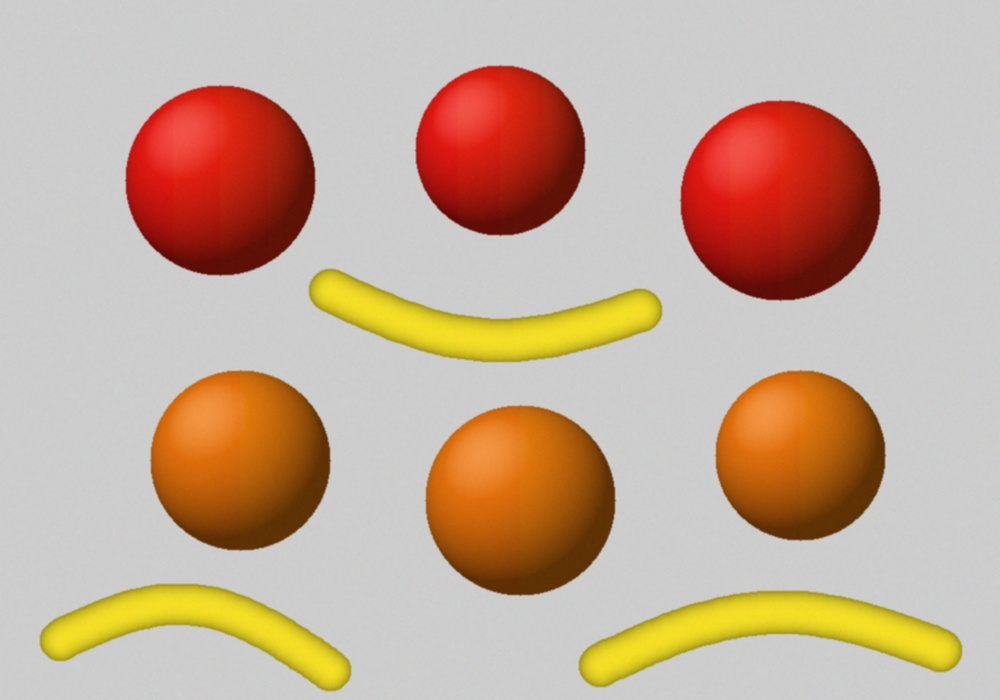
#> input picture practice_4/input/fruits.jpg, 1000 x 700 px
$ python main.py
#> lines starting #> are read from the running program, lines starting #| are printed output that depends on the picture; after the words box and inside, x2 and y2 are one past the last pixel; in counts of white or black regions, pixels touching at a corner belong together
import sys
from pathlib import Path

BASE = Path(__file__).resolve().parent
(BASE / 'output').mkdir(exist_ok=True)


class Tee:
    def __init__(self, *streams):
        self.streams = streams

    def write(self, data):
#> called with data = '=== Шаг 1. Загрузка изображения ==='
        for stream in self.streams:
            stream.write(data)
            stream.flush()

    def flush(self):
        for stream in self.streams:
            stream.flush()


sys.stdout = Tee(sys.stdout, open(BASE / 'output' / 'console.txt', 'w', encoding='utf-8'))

import cv2
import numpy as np
import matplotlib
matplotlib.use('Agg')
import matplotlib.pyplot as plt

print('=== Шаг 1. Загрузка изображения ===')
bgr = cv2.imread(str(BASE / 'input' / 'fruits.jpg'))
#> bgr is the input picture: shape (700, 1000, 3); mean B, G, R 150.4, 171.2, 198.2
rgb = cv2.cvtColor(bgr, cv2.COLOR_BGR2RGB)
print('Размер изображения (высота, ширина, каналы):', bgr.shape)
print('Тип данных:', bgr.dtype)

print('\n=== Шаг 2. Преобразование RGB -> HSV ===')
hsv = cv2.cvtColor(bgr, cv2.COLOR_BGR2HSV)
#> hsv: shape (700, 1000, 3); mean H, S, V 25.1, 67.6, 198.5
for i, name in enumerate(('H (оттенок)', 'S (насыщенность)', 'V (яркость)')):
    ch = hsv[:, :, i]
    print(f'{name}: min={ch.min()}, max={ch.max()}, среднее={ch.mean():.1f}')
#> this loop made 3 passes
#> pass 1, `ch = hsv[:, :, i]`:
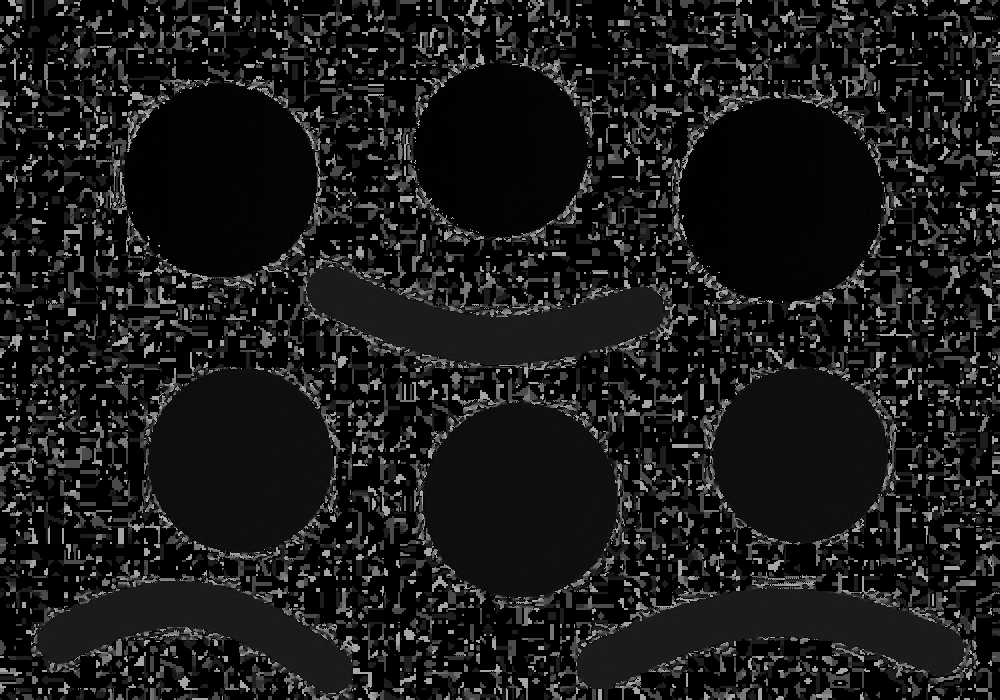
#> ch: shape (700, 1000); min 0, max 179, mean 25.1
#> pass 2, `ch = hsv[:, :, i]`:
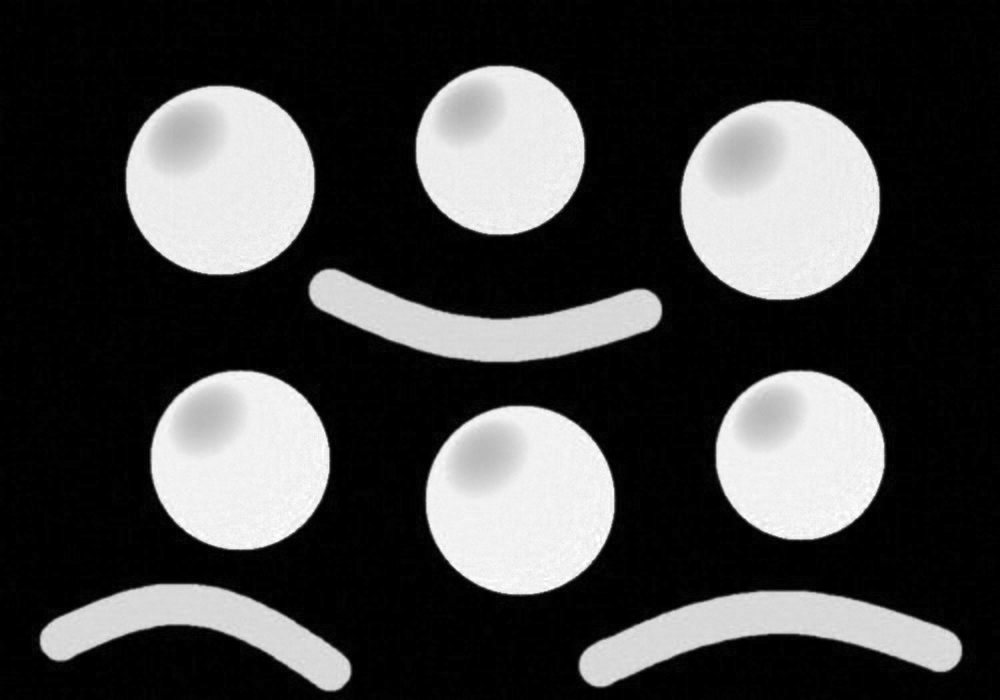
#> ch: shape (700, 1000); min 0, max 255, mean 67.6
#> pass 3, `ch = hsv[:, :, i]`:
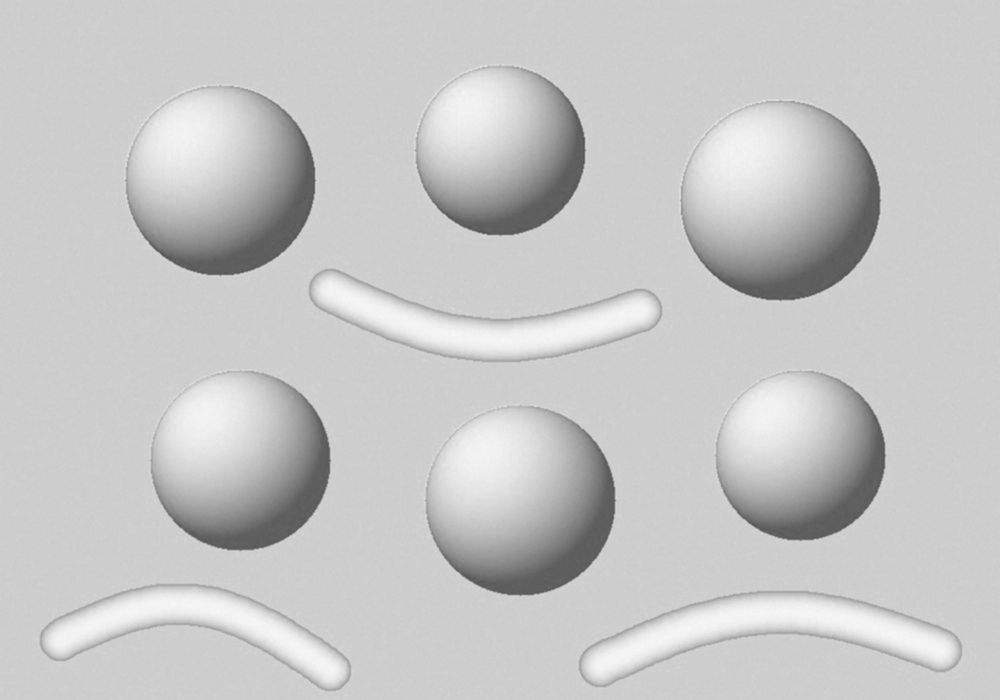
#> ch: shape (700, 1000); min 79, max 248, mean 198.5
print('Фон (угол изображения) в HSV:', hsv[5, 5])

print('\n=== Шаг 3. Диапазоны HSV для каждого вида фруктов ===')
ranges = {
    'Яблоко (красный)': [((0, 120, 70), (8, 255, 255)), ((170, 120, 70), (179, 255, 255))],
    'Апельсин (оранжевый)': [((9, 120, 70), (20, 255, 255))],
    'Банан (жёлтый)': [((22, 120, 70), (35, 255, 255))],
}
colors = {
    'Яблоко (красный)': (0, 255, 0),
    'Апельсин (оранжевый)': (0, 0, 255),
    'Банан (жёлтый)': (255, 0, 255),
}
for name, parts in ranges.items():
    print(name + ':', ' и '.join(f'H {lo[0]}-{hi[0]}, S {lo[1]}-{hi[1]}, V {lo[2]}-{hi[2]}' for lo, hi in parts))

print('\n=== Шаг 4. Бинарные маски ===')
kernel = cv2.getStructuringElement(cv2.MORPH_ELLIPSE, (5, 5))
masks = {}
for name, parts in ranges.items():
    mask = np.zeros(hsv.shape[:2], np.uint8)
    for lo, hi in parts:
        mask |= cv2.inRange(hsv, np.array(lo), np.array(hi))
    mask = cv2.morphologyEx(mask, cv2.MORPH_OPEN, kernel)
    mask = cv2.morphologyEx(mask, cv2.MORPH_CLOSE, kernel, iterations=2)
    masks[name] = mask
    print(f'{name}: белых пикселей = {int(cv2.countNonZero(mask))}, доля кадра = {cv2.countNonZero(mask) / mask.size * 100:.2f}%')
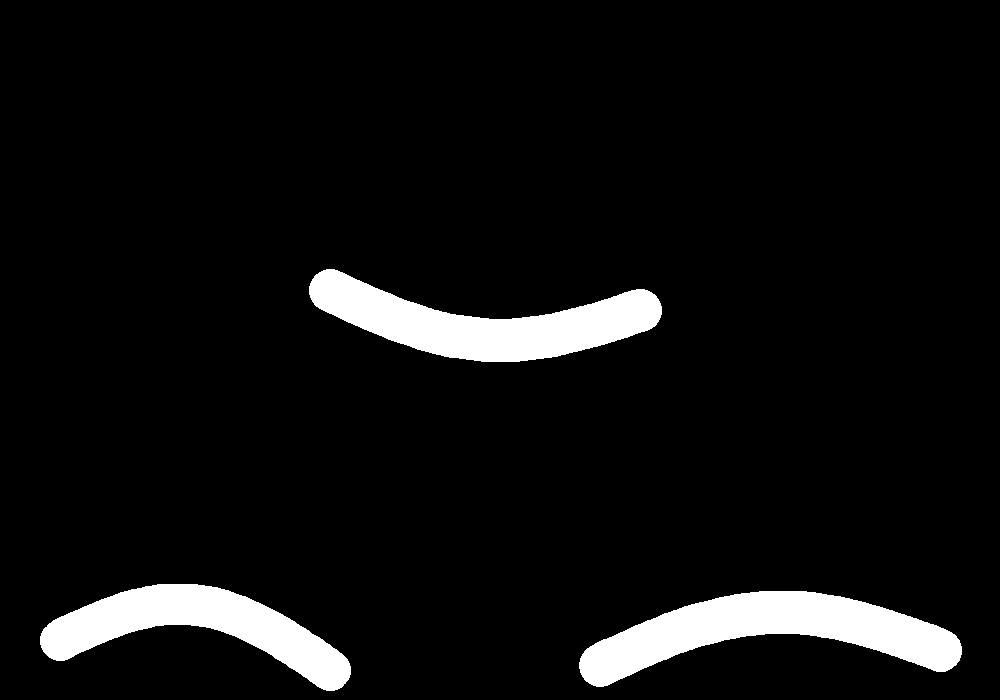
#> mask: shape (700, 1000); 6.5% white; 3 white regions, box (x1, y1, x2, y2) and area: (579, 591, 962, 687) 16748, (309, 269, 662, 362) 15368, (40, 584, 351, 691) 13389
#> after the loop, masks = 3 items
overlap = sum(int(cv2.countNonZero(cv2.bitwise_and(masks[a], masks[b]))) for a, b in (
    ('Яблоко (красный)', 'Апельсин (оранжевый)'), ('Апельсин (оранжевый)', 'Банан (жёлтый)'), ('Яблоко (красный)', 'Банан (жёлтый)')))
#> overlap = 0
print('Пересечение масок разных видов, пикселей:', overlap)

print('\n=== Шаг 5. Контуры объектов ===')
result = rgb.copy()
min_area = 1500
for name, mask in masks.items():
    contours, _ = cv2.findContours(mask, cv2.RETR_EXTERNAL, cv2.CHAIN_APPROX_SIMPLE)
    contours = [c for c in contours if cv2.contourArea(c) >= min_area]
    contours.sort(key=lambda c: (cv2.boundingRect(c)[1], cv2.boundingRect(c)[0]))
    cv2.drawContours(result, contours, -1, colors[name], 4)
    print(f'{name}: найдено объектов = {len(contours)}')
    for i, c in enumerate(contours, 1):
        x, y, w, h = cv2.boundingRect(c)
        print(f'  объект {i}: площадь = {cv2.contourArea(c):.0f}, периметр = {cv2.arcLength(c, True):.1f}, рамка (x, y, w, h) = ({x}, {y}, {w}, {h})')
#> this loop made 3 passes
#> name on passes 1 to 3: 'Яблоко (красный)', 'Апельсин (оранжевый)', 'Банан (жёлтый)'
#| Яблоко (красный): найдено объектов = 3
#|   объект 1: площадь = 22325, периметр = 559.5, рамка (x, y, w, h) = (416, 66, 169, 169)
#|   объект 2: площадь = 27918, периметр = 626.1, рамка (x, y, w, h) = (126, 86, 189, 189)
#|   объект 3: площадь = 30962, периметр = 659.6, рамка (x, y, w, h) = (681, 101, 199, 199)
#| Апельсин (оранжевый): найдено объектов = 3
#|   объект 1: площадь = 25048, периметр = 591.9, рамка (x, y, w, h) = (151, 371, 179, 179)
#|   объект 2: площадь = 22324, периметр = 559.8, рамка (x, y, w, h) = (716, 371, 169, 169)
#|   объект 3: площадь = 27908, периметр = 625.7, рамка (x, y, w, h) = (426, 406, 189, 189)
#| Банан (жёлтый): найдено объектов = 3
#|   объект 1: площадь = 14997, периметр = 826.2, рамка (x, y, w, h) = (309, 269, 353, 93)
#> (further printed lines are left out)
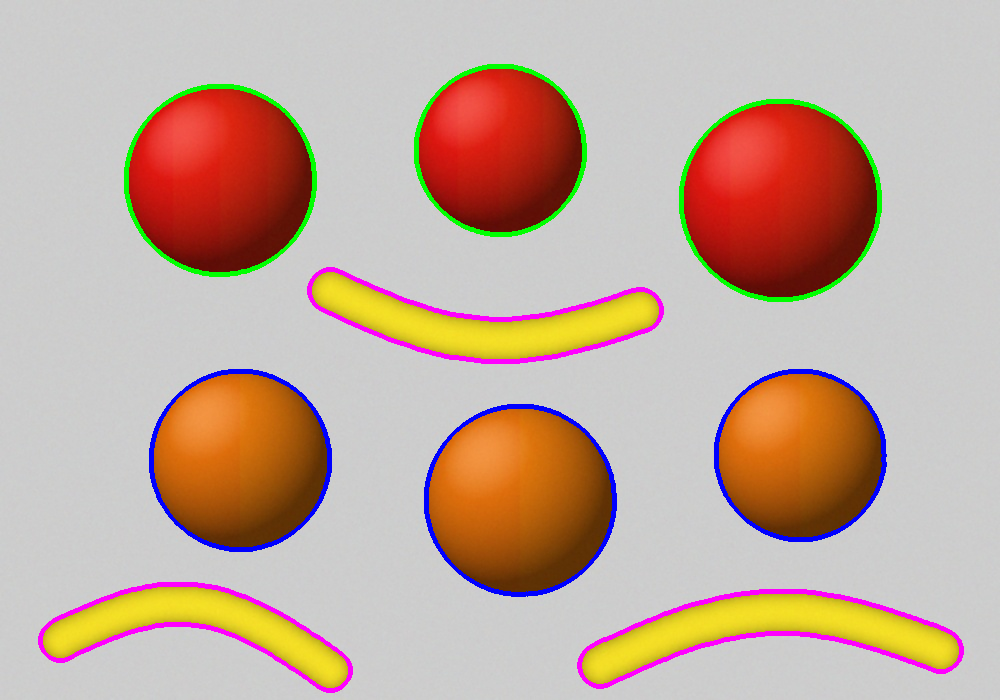
#> result: shape (700, 1000, 3); mean R, G, B 195.8, 169.2, 154.1

print('\n=== Шаг 6. Сохранение результатов ===')
fig, ax = plt.subplots(1, 2, figsize=(14, 5))
ax[0].imshow(rgb)
ax[0].set_title('Исходное изображение')
ax[1].imshow(hsv[:, :, 0], cmap='hsv', vmin=0, vmax=179)
ax[1].set_title('Канал H (оттенок)')
for a in ax:
    a.axis('off')
plt.tight_layout()
plt.savefig(BASE / 'output' / 'step1_original_hsv.png', dpi=110)
plt.close()

fig, ax = plt.subplots(1, 3, figsize=(15, 4.5))
for a, (name, mask) in zip(ax, masks.items()):
    a.imshow(mask, cmap='gray')
    a.set_title('Маска: ' + name)
    a.axis('off')
plt.tight_layout()
plt.savefig(BASE / 'output' / 'step2_masks.png', dpi=110)
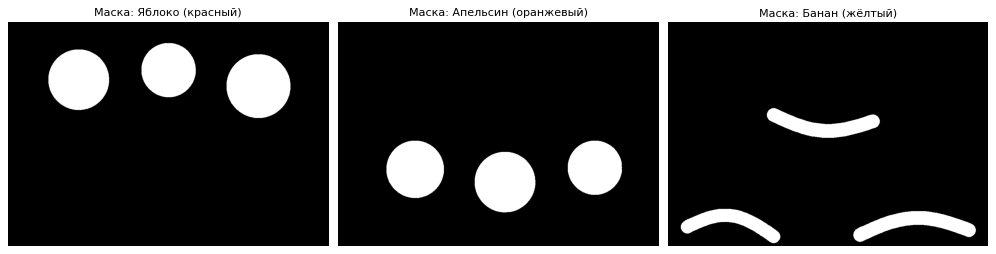
#> figure drawn by matplotlib, 3 panels
plt.close()

fig, ax = plt.subplots(1, 2, figsize=(14, 5))
ax[0].imshow(rgb)
ax[0].set_title('Исходное изображение')
ax[1].imshow(result)
ax[1].set_title('Контуры: яблоки - зелёный, апельсины - синий, бананы - пурпурный')
for a in ax:
    a.axis('off')
plt.tight_layout()
plt.savefig(BASE / 'output' / 'step3_result.png', dpi=110)
plt.close()
cv2.imwrite(str(BASE / 'output' / 'result.png'), cv2.cvtColor(result, cv2.COLOR_RGB2BGR))
print('Файлы сохранены в папку output')
